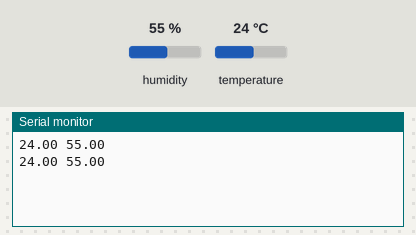
Bench run of a sketch on a simulated Arduino Uno, built with avr-gcc and run on an emulated ATmega328P. Parts: the last lines printed to the serial monitor. The inputs (shaded band) are chosen by the test bench; at power-on: humidity 55 %, temperature 24 °C.

Above: at 2.8 s.
2.9 s: humidity set to 22 %
At 4.9 s:
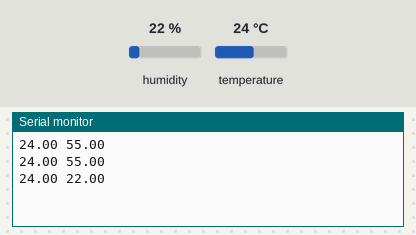
5.6 s: temperature set to 12 °C
At 6.7 s:
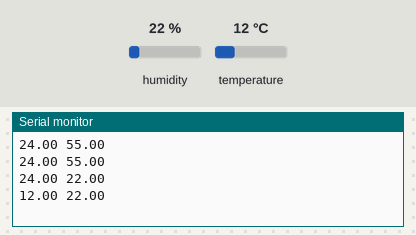
8.3 s: humidity set to 40 %
At 11.3 s:
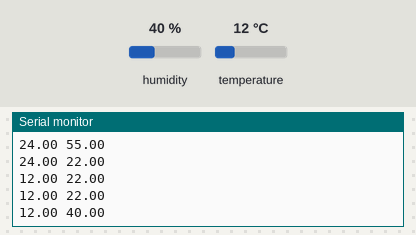
Timing chart, 0 to 12.8 s (numbered marks = the images above; inputs shaded):
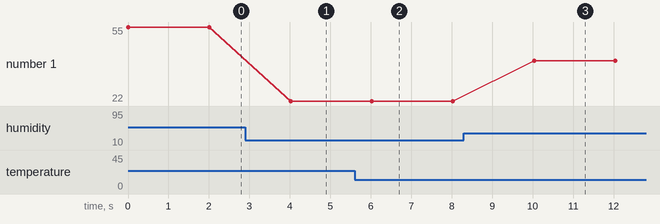

Measured:
- after the input at 2.9 s, the serial monitor: prints a new line after 1.1 s (image 1)
- after the input at 5.6 s, the serial monitor: prints a new line after 0.42 s (image 2)
- after the input at 8.3 s, the serial monitor: prints a new line after 1.7 s (image 3)
- plotted number 1: 55 → 22 after the input at 2.9 s, 22 → 40 after the input at 8.3 s

The sketch:

Arduino.ino
```cpp
#include <DHT.h>

#define DHTPIN 2
#define DHTTYPE DHT22

DHT dht(DHTPIN,DHTTYPE);

int chk;
float hum;
float temp;

void setup(){
  Serial.begin(9600);
  dht.begin();
}


void loop(){
  hum=dht.readHumidity();
  temp=dht.readTemperature();
  Serial.print(floor(temp));
  Serial.print(" ");
  Serial.println(floor(hum));
  delay(2000);
}
```
